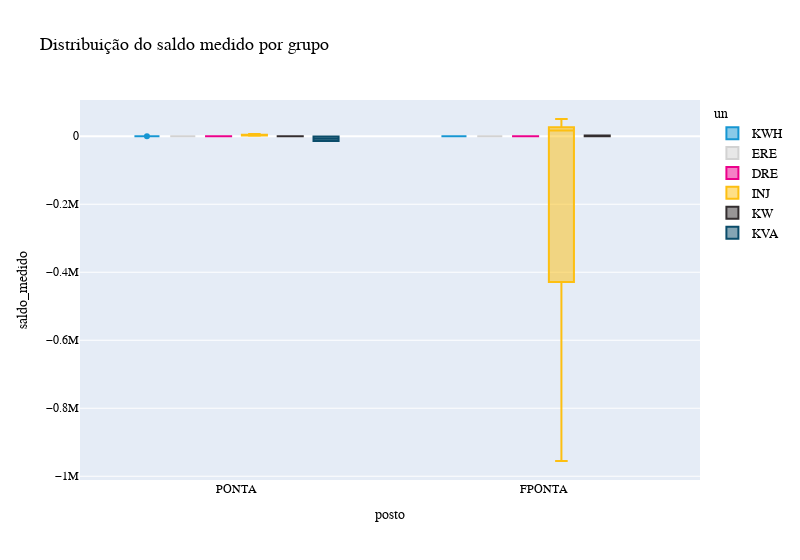

Write notebook code for a chart like this one.
### Markdown cell above
Criando uma *feature* `saldo_medido` = `faturado` - `medido`

### Code cell
consumo_df['saldo_medido'] = consumo_df['faturado'] - consumo_df['medido']
# Plotando a distribuição
px.box(
	data_frame=consumo_df, 
	x='posto', 
	y='saldo_medido', 
	color='un',
	title='Distribuição do saldo medido por grupo', 
	width=800, 
	color_discrete_sequence=CATEGORICAL_GROUPS[consumo_df['un'].nunique()]
).update_layout(**LAYOUT_SPECS)

### Figure 1 — Plotly figure (JSON) as saved in the notebook; plotly's stock layout.template omitted (floating-point values rounded to 4 significant figures)
{"data": [{"alignmentgroup": "True", "hovertemplate": "un=KWH<br>posto=%{x}<br>saldo_medido=%{y}<extra></extra>", "legendgroup": "KWH", "marker": {"color": "#1696d2"}, "name": "KWH", "notched": false, "offsetgroup": "KWH", "orientation": "v", "showlegend": true, "type": "box", "x": ["PONTA", "PONTA", "PONTA", "FPONTA", "PONTA", "FPONTA", "PONTA", "PONTA", "PONTA", "PONTA", "PONTA", "PONTA", "PONTA", "PONTA", "PONTA", "PONTA", "FPONTA", "PONTA", "PONTA", "PONTA", "PONTA", "PONTA", "PONTA", "PONTA", "PONTA", "PONTA", "PONTA", "PONTA", "PONTA", "PONTA", "PONTA", "PONTA", "PONTA", "PONTA", "PONTA", "PONTA", "PONTA", "PONTA"], "x0": " ", "xaxis": "x", "y": [0, 0, 0, 0, 0, 0, 0, 0, 0, 0, 0, 0, 0, 0, 0, 0, 0, 0, 0, 0, 0, 0, 0, 0, 0, 45, 0, 0, 0, 0, 0, 0, 0, 0, 0, 0, 0, 0], "y0": " ", "yaxis": "y"}, {"alignmentgroup": "True", "hovertemplate": "un=ERE<br>posto=%{x}<br>saldo_medido=%{y}<extra></extra>", "legendgroup": "ERE", "marker": {"color": "#d2d2d2"}, "name": "ERE", "notched": false, "offsetgroup": "ERE", "orientation": "v", "showlegend": true, "type": "box", "x": ["FPONTA", "FPONTA", "FPONTA", "PONTA", "PONTA", "FPONTA", "FPONTA", "FPONTA"], "x0": " ", "xaxis": "x", "y": [0, 0, 0, 0, 0, 0, 0, 0], "y0": " ", "yaxis": "y"}, {"alignmentgroup": "True", "hovertemplate": "un=DRE<br>posto=%{x}<br>saldo_medido=%{y}<extra></extra>", "legendgroup": "DRE", "marker": {"color": "#ec008b"}, "name": "DRE", "notched": false, "offsetgroup": "DRE", "orientation": "v", "showlegend": true, "type": "box", "x": ["PONTA", "FPONTA", "PONTA", "FPONTA", "PONTA", "FPONTA", "PONTA", "FPONTA", "PONTA", "FPONTA", "PONTA", "FPONTA"], "x0": " ", "xaxis": "x", "y": [-32.6, -35.51, -125.9, -128.8, -70.57, -73.43, -40, -40.88, -32.43, -34.65, -33.87, -35.79], "y0": " ", "yaxis": "y"}, {"alignmentgroup": "True", "hovertemplate": "un=INJ<br>posto=%{x}<br>saldo_medido=%{y}<extra></extra>", "legendgroup": "INJ", "marker": {"color": "#fdbf11"}, "name": "INJ", "notched": false, "offsetgroup": "INJ", "orientation": "v", "showlegend": true, "type": "box", "x": ["FPONTA", "PONTA", "FPONTA", "PONTA", "FPONTA", "PONTA", "PONTA", "FPONTA", "FPONTA"], "x0": " ", "xaxis": "x", "y": [-955177, 6804.0, 50760.0, 2087.0, 16710.0, 2002.0, 1781.0, 17920.0, -253462], "y0": " ", "yaxis": "y"}, {"alignmentgroup": "True", "hovertemplate": "un=KW<br>posto=%{x}<br>saldo_medido=%{y}<extra></extra>", "legendgroup": "KW", "marker": {"color": "#332d2f"}, "name": "KW", "notched": false, "offsetgroup": "KW", "orientation": "v", "showlegend": true, "type": "box", "x": ["FPONTA", "PONTA", "FPONTA", "PONTA", "PONTA", "FPONTA", "PONTA", "FPONTA", "FPONTA"], "x0": " ", "xaxis": "x", "y": [2450, -132.4, 14.47, -72.08, 0.05, 18.13, -37.56, 17.31, 2450], "y0": " ", "yaxis": "y"}, {"alignmentgroup": "True", "hovertemplate": "un=KVA<br>posto=%{x}<br>saldo_medido=%{y}<extra></extra>", "legendgroup": "KVA", "marker": {"color": "#0a4c6a"}, "name": "KVA", "notched": false, "offsetgroup": "KVA", "orientation": "v", "showlegend": true, "type": "box", "x": ["PONTA", "PONTA"], "x0": " ", "xaxis": "x", "y": [-13776, -779], "y0": " ", "yaxis": "y"}], "layout": {"boxmode": "group", "hoverlabel": {"font": {"family": "Lato-Regular", "size": 14}}, "legend": {"font": {"color": "#000000", "family": "Lato-Regular", "size": 13}, "title": {"font": {"color": "#000000", "family": "Lato-Bold", "size": 14}, "text": "un"}, "tracegroupgap": 0}, "title": {"font": {"color": "#000000", "family": "Lato-Bold", "size": 18}, "text": "Distribuição do saldo medido por grupo"}, "width": 800, "xaxis": {"anchor": "y", "domain": [0, 1], "tickfont": {"color": "#000000", "family": "Lato-Regular", "size": 12}, "title": {"font": {"color": "#000000", "family": "Lato-Italic", "size": 14}, "text": "posto"}}, "yaxis": {"anchor": "x", "domain": [0, 1], "tickfont": {"color": "#000000", "family": "Lato-Regular", "size": 12}, "title": {"font": {"color": "#000000", "family": "Lato-Italic", "size": 14}, "text": "saldo_medido"}}}}
